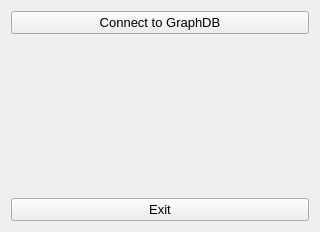
<?xml version="1.0" encoding="UTF-8"?>
<ui version="4.0">
 <class>Form</class>
 <widget class="QWidget" name="Form">
  <property name="geometry">
   <rect>
    <x>0</x>
    <y>0</y>
    <width>320</width>
    <height>232</height>
   </rect>
  </property>
  <property name="windowTitle">
   <string>Connect to GraphDB</string>
  </property>
  <layout class="QHBoxLayout" name="horizontalLayout">
   <item>
    <layout class="QVBoxLayout" name="verticalLayout">
     <item>
      <widget class="QPushButton" name="pushButton_connect_to_graphdb">
       <property name="font">
        <font>
         <pointsize>10</pointsize>
        </font>
       </property>
       <property name="text">
        <string>Connect to GraphDB</string>
       </property>
      </widget>
     </item>
     <item>
      <spacer name="verticalSpacer_2">
       <property name="orientation">
        <enum>Qt::Vertical</enum>
       </property>
       <property name="sizeHint" stdset="0">
        <size>
         <width>20</width>
         <height>40</height>
        </size>
       </property>
      </spacer>
     </item>
     <item>
      <spacer name="verticalSpacer">
       <property name="orientation">
        <enum>Qt::Vertical</enum>
       </property>
       <property name="sizeHint" stdset="0">
        <size>
         <width>20</width>
         <height>40</height>
        </size>
       </property>
      </spacer>
     </item>
     <item>
      <spacer name="verticalSpacer_3">
       <property name="orientation">
        <enum>Qt::Vertical</enum>
       </property>
       <property name="sizeHint" stdset="0">
        <size>
         <width>20</width>
         <height>40</height>
        </size>
       </property>
      </spacer>
     </item>
     <item>
      <spacer name="verticalSpacer_4">
       <property name="orientation">
        <enum>Qt::Vertical</enum>
       </property>
       <property name="sizeHint" stdset="0">
        <size>
         <width>20</width>
         <height>40</height>
        </size>
       </property>
      </spacer>
     </item>
     <item>
      <spacer name="verticalSpacer_5">
       <property name="orientation">
        <enum>Qt::Vertical</enum>
       </property>
       <property name="sizeHint" stdset="0">
        <size>
         <width>20</width>
         <height>40</height>
        </size>
       </property>
      </spacer>
     </item>
     <item>
      <spacer name="verticalSpacer_6">
       <property name="orientation">
        <enum>Qt::Vertical</enum>
       </property>
       <property name="sizeHint" stdset="0">
        <size>
         <width>20</width>
         <height>40</height>
        </size>
       </property>
      </spacer>
     </item>
     <item>
      <widget class="QPushButton" name="pushButton_exit">
       <property name="font">
        <font>
         <pointsize>10</pointsize>
        </font>
       </property>
       <property name="text">
        <string>Exit</string>
       </property>
      </widget>
     </item>
    </layout>
   </item>
  </layout>
 </widget>
 <resources/>
 <connections/>
</ui>
